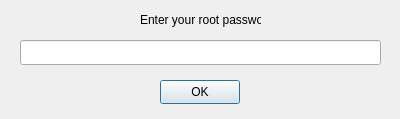
<?xml version="1.0" encoding="UTF-8"?>
<ui version="4.0">
 <class>askPassDialog</class>
 <widget class="QDialog" name="askPassDialog">
  <property name="geometry">
   <rect>
    <x>0</x>
    <y>0</y>
    <width>400</width>
    <height>119</height>
   </rect>
  </property>
  <property name="windowTitle">
   <string>Dialog</string>
  </property>
  <widget class="QPushButton" name="pushButton">
   <property name="geometry">
    <rect>
     <x>160</x>
     <y>80</y>
     <width>80</width>
     <height>24</height>
    </rect>
   </property>
   <property name="text">
    <string>OK</string>
   </property>
  </widget>
  <widget class="QLineEdit" name="lineEdit">
   <property name="geometry">
    <rect>
     <x>20</x>
     <y>40</y>
     <width>361</width>
     <height>25</height>
    </rect>
   </property>
   <property name="echoMode">
    <enum>QLineEdit::Password</enum>
   </property>
  </widget>
  <widget class="QLabel" name="label">
   <property name="geometry">
    <rect>
     <x>140</x>
     <y>10</y>
     <width>121</width>
     <height>20</height>
    </rect>
   </property>
   <property name="text">
    <string>&lt;html&gt;&lt;head/&gt;&lt;body&gt;&lt;p&gt;Enter your root password&lt;/p&gt;&lt;/body&gt;&lt;/html&gt;</string>
   </property>
  </widget>
 </widget>
 <resources/>
 <connections/>
</ui>
